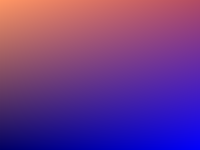
#> input picture chromasonic/data/images/test_sunset.png, 200 x 150 px
$ python -i loader.py   (imports and definitions only)
#> lines starting #> are read from the running program, lines starting #| are printed output that depends on the picture
"""
Image Processing Module
Handles loading, preprocessing, and basic analysis of images.
"""

import logging
from typing import Tuple, Optional, Union
import numpy as np
from PIL import Image
import cv2
from pathlib import Path


class ImageLoader:
    """Handles image loading and preprocessing for color analysis."""

    def __init__(self, max_size: Tuple[int, int] = (800, 600)):
        """
        Initialize ImageLoader.

        Args:
            max_size: Maximum dimensions to resize images to for processing
        """
        self.max_size = max_size
        self.logger = logging.getLogger(__name__)

    # [42 lines left out: function load, not called in this run]

    def preprocess(
        self,
        image: np.ndarray,
        enhance_colors: bool = True,
        blur_kernel: Optional[int] = None
    ) -> np.ndarray:
        """
        Apply preprocessing to enhance color extraction.

        Args:
            image: Input image array
            enhance_colors: Whether to enhance color saturation
            blur_kernel: Size of gaussian blur kernel (None for no blur)

        Returns:
            Preprocessed image
        """
#> called with enhance_colors = True
        processed = image.copy()

        # Apply gaussian blur to reduce noise
        if blur_kernel and blur_kernel > 1:
            processed = cv2.GaussianBlur(processed, (blur_kernel, blur_kernel), 0)

        # Enhance color saturation in HSV space
        if enhance_colors:
            hsv = cv2.cvtColor(processed, cv2.COLOR_RGB2HSV)
#> hsv: shape (150, 200, 3); mean H, S, V 127.2, 168.3, 163.1
            hsv[:, :, 1] = np.clip(hsv[:, :, 1] * 1.2, 0, 255)  # Boost saturation
#> hsv: shape (150, 200, 3); mean H, S, V 127.2, 195.1, 163.1
            processed = cv2.cvtColor(hsv, cv2.COLOR_HSV2RGB)
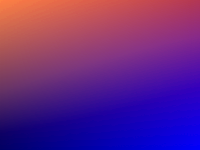
#> processed: shape (150, 200, 3); mean R, G, B 102.1, 39.4, 132.6

        return processed

    # [53 lines left out: functions get_image_stats, create_thumbnail, validate_image, not called in this run]

>>> import cv2
>>> picture = cv2.cvtColor(cv2.imread('../../../data/images/test_sunset.png'), cv2.COLOR_BGR2RGB)
>>> result = ImageLoader().preprocess(picture)
